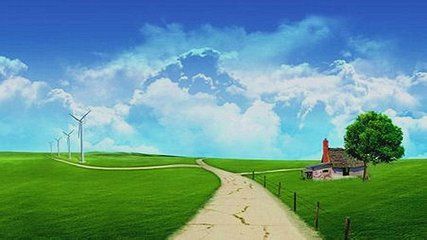
#> input picture Python_opencv/images/demo.jpg, 427 x 240 px
$ python tutorial_2_image_pixel.py
#> lines starting #> are read from the running program, lines starting #| are printed output that depends on the picture
#> further down, src is the input picture: shape (240, 427, 3); mean B, G, R 146.2, 151.4, 101.3
#!/usr/bin/python
# -*- coding: utf-8 -*-
# Author = 'IReverser'
"""
    (1) pixels access reversed
    (2) inverse pixels faster
    (3) create image.
    (4) count time.
"""
import cv2 as cv
import numpy as np


def access_pixels(image):
    print(image.shape)
#| (240, 427, 3)
    height = image.shape[0]
#> height = 240
    width = image.shape[1]
#> width = 427
    channels = image.shape[2]
#> channels = 3
    print("width : %s, height : %s, channels : %s" % (width, height, channels))
#| width : 427, height : 240, channels : 3
    for row in range(height):
        for col in range(width):
            for c in range(channels):
                pv = image[row, col, c]
                image[row, col, c] = 255 - pv
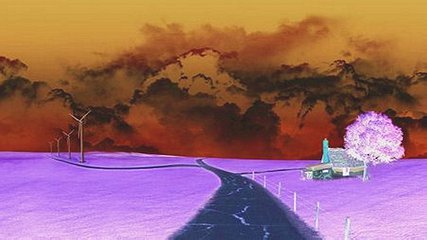
#> image: shape (240, 427, 3); mean B, G, R 108.8, 103.6, 153.7
    cv.imshow("pixels_demo", image)


def inverse(image):
    """"
    opencv实现像素反转faster
    """
    dst = cv.bitwise_not(image)
    cv.imshow("inverse demo", dst)


def create_image():
    """
    # mutiply channels
    img = np.zeros([400, 400, 3], dtype=np.uint8)
    # img = np.zeros([400, 400, 3], dtype=np.uint8)    # single channel
    img[:, :, 1] = np.ones([400, 400])*255    # green
    cv.imshow("new image", img)
    """
    m1 = np.ones([3, 3], np.float32)
    m1.fill(122.388)
    print(m1)

    m2 = m1.reshape([1, 9])
    print(m2)

    m3 = np.array([[1, 2, 3], [4, 5, 6], [7, 8, 9]], dtype=np.int32)
    m3.fill(9)
    print(m3)


print("--------------Hello Python ------------")
src = cv.imread("./images/demo.jpg")  # src: blue green red
cv.namedWindow("input image", cv.WINDOW_AUTOSIZE)
cv.imshow("input image", src)
t1 = cv.getTickCount()
access_pixels(src)
t2 = cv.getTickCount()
time = (t2-t1)/cv.getTickFrequency()
print("time : %s s " % time*1000)
cv.waitKey(0)   # 等有键输入或者1000ms后自动将窗口消除，0表示只用键输入结束窗口

cv.destroyAllWindows()
